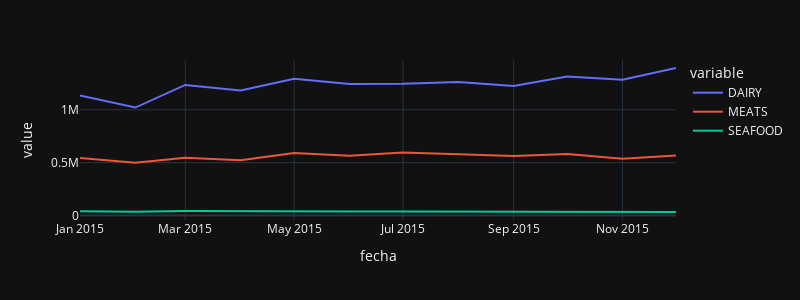

Here is the notebook cell this chart was saved with:
### Markdown cell above
https://plotly.com/python/templates/

### Code cell
px.line(
    df,
    width=800,# medida en px
    height=300,
    template='plotly_dark', # styles por temas
)

### Figure 1 — Plotly figure (JSON) as saved in the notebook; plotly's stock layout.template omitted (floating-point values rounded to 4 significant figures)
{"data": [{"hovertemplate": "variable=DAIRY<br>fecha=%{x}<br>value=%{y}<extra></extra>", "legendgroup": "DAIRY", "line": {"color": "#636efa", "dash": "solid"}, "marker": {"symbol": "circle"}, "mode": "lines", "name": "DAIRY", "orientation": "v", "showlegend": true, "type": "scatter", "x": ["2015-01", "2015-02", "2015-03", "2015-04", "2015-05", "2015-06", "2015-07", "2015-08", "2015-09", "2015-10", "2015-11", "2015-12"], "xaxis": "x", "y": [1134521, 1020747, 1234851, 1181180, 1293308, 1243588, 1244815, 1263428, 1224619, 1314827, 1283672, 1394582], "yaxis": "y"}, {"hovertemplate": "variable=MEATS<br>fecha=%{x}<br>value=%{y}<extra></extra>", "legendgroup": "MEATS", "line": {"color": "#EF553B", "dash": "solid"}, "marker": {"symbol": "circle"}, "mode": "lines", "name": "MEATS", "orientation": "v", "showlegend": true, "type": "scatter", "x": ["2015-01", "2015-02", "2015-03", "2015-04", "2015-05", "2015-06", "2015-07", "2015-08", "2015-09", "2015-10", "2015-11", "2015-12"], "xaxis": "x", "y": [543100.0, 498700.0, 546500.0, 522300.0, 591700.0, 565000.0, 594900.0, 581200.0, 562700.0, 580800.0, 535900.0, 567400.0], "yaxis": "y"}, {"hovertemplate": "variable=SEAFOOD<br>fecha=%{x}<br>value=%{y}<extra></extra>", "legendgroup": "SEAFOOD", "line": {"color": "#00cc96", "dash": "solid"}, "marker": {"symbol": "circle"}, "mode": "lines", "name": "SEAFOOD", "orientation": "v", "showlegend": true, "type": "scatter", "x": ["2015-01", "2015-02", "2015-03", "2015-04", "2015-05", "2015-06", "2015-07", "2015-08", "2015-09", "2015-10", "2015-11", "2015-12"], "xaxis": "x", "y": [40470.0, 36070.0, 43810.0, 39980.0, 42510.0, 38780.0, 38540.0, 37770.0, 41910.0, 41420.0, 38820.0, 33730.0], "yaxis": "y"}], "layout": {"height": 300, "legend": {"title": {"text": "variable"}, "tracegroupgap": 0}, "margin": {"t": 60}, "width": 800, "xaxis": {"anchor": "y", "domain": [0, 1], "title": {"text": "fecha"}}, "yaxis": {"anchor": "x", "domain": [0, 1], "title": {"text": "value"}}}}
